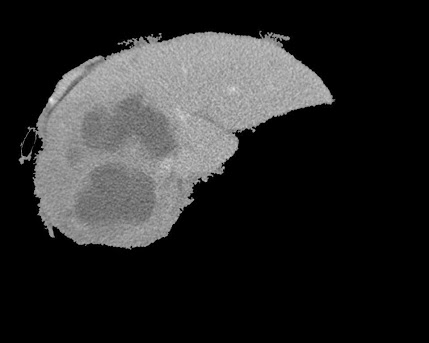
#> input picture Thammu/liver.jpg, 429 x 343 px
$ python daaa.py
#> lines starting #> are read from the running program, lines starting #| are printed output that depends on the picture; after the words box and inside, x2 and y2 are one past the last pixel; in counts of white or black regions, pixels touching at a corner belong together
import cv2
import numpy as np
from matplotlib import pyplot as plt

img = cv2.imread('liver.jpg',0)
#> img is the input picture: shape (343, 429); min 0, max 235, mean 41
edges = cv2.Canny(img,100,200)
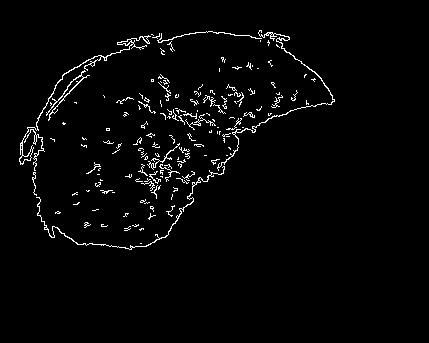
#> edges: shape (343, 429); 2.5% white in thin lines or dots, all inside (x1, y1, x2, y2) = (19, 30, 335, 250)

# kk = cv2.watershed(img)


ret,thresh = cv2.threshold(img,127,255,0)
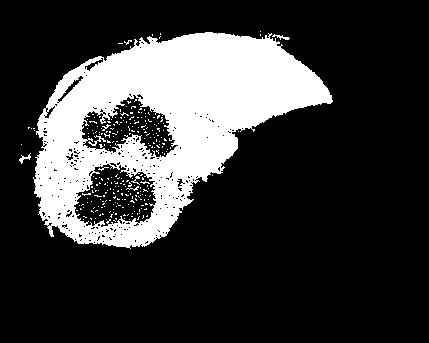
#> thresh: shape (343, 429); 22.3% white; 263 white regions (256 under 20 px)
contours,hierarchy = cv2.findContours(thresh, cv2.RETR_TREE,cv2.CHAIN_APPROX_NONE)
#> contours = 535 contours, 521 with area under 20; largest, box (x1, y1, x2, y2) and area: (33, 32, 333, 249) 38876, (73, 163, 157, 228) 3733, (81, 94, 179, 158) 3427, (57, 75, 84, 103) 141, (84, 57, 104, 72) 88
# print hierarchy
cnt = contours[4]
#> cnt = [[34, 130]]

# print hierarchy
x,y,w,h = cv2.boundingRect(cnt)
#> x = 34; y = 130; w = 1; h = 1
# img = cv2.rectangle(img,(x,y),(x+w,y+h),(0,255,0),2)

M = cv2.moments(cnt)
#> M = moments, m00 0
# print M
x,y,w,h = cv2.boundingRect(cnt)
# print x,y,w,h
# img1 = cv2.drawContours(img,(x,y),(x+w,y+h),(0,255,0),3)

cv2.drawContours(img, contours, 55, (0,255,0), 3)
#> img: shape (343, 429); 0.03% of pixels changed, all inside (x1, y1, x2, y2) = (111, 226, 119, 235)
# print type(img1)
cv2.imshow("contour",img)
cv2.waitKey()

# [6 lines of commented-out code are left out]

$ run again, with Thammu/dddd.jpg copied over Thammu/liver.jpg
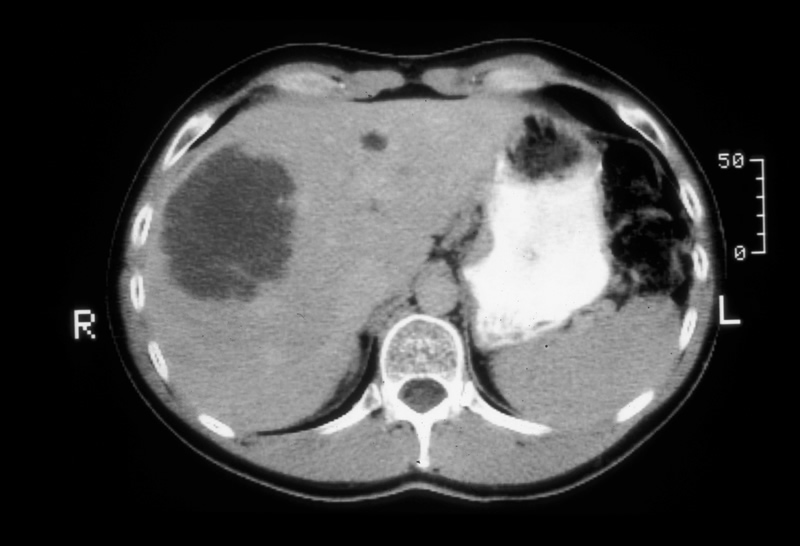
#> input picture Thammu/dddd.jpg, 800 x 546 px
#> img is the input picture: shape (546, 800); min 0, max 250, mean 71.7
#> `edges = cv2.Canny(img,100,200)`:
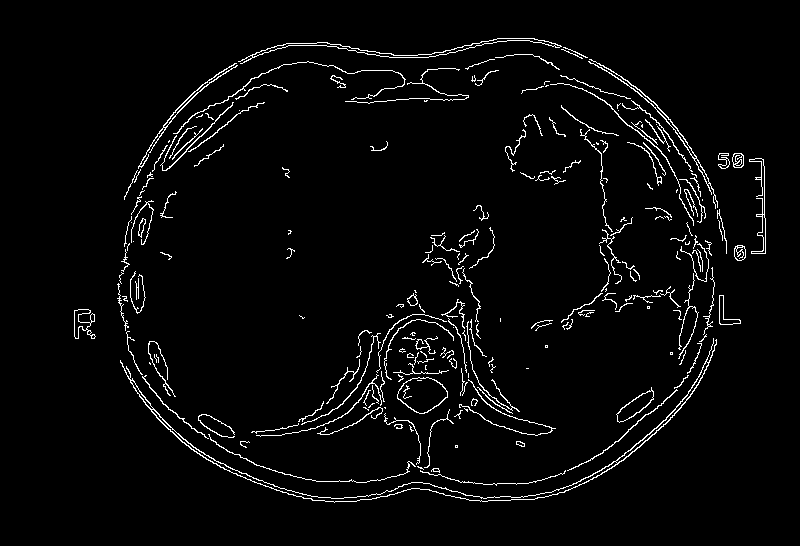
#> edges: shape (546, 800); 3.3% white in thin lines or dots, all inside (x1, y1, x2, y2) = (74, 38, 766, 503)
#> `ret,thresh = cv2.threshold(img,127,255,0)`:
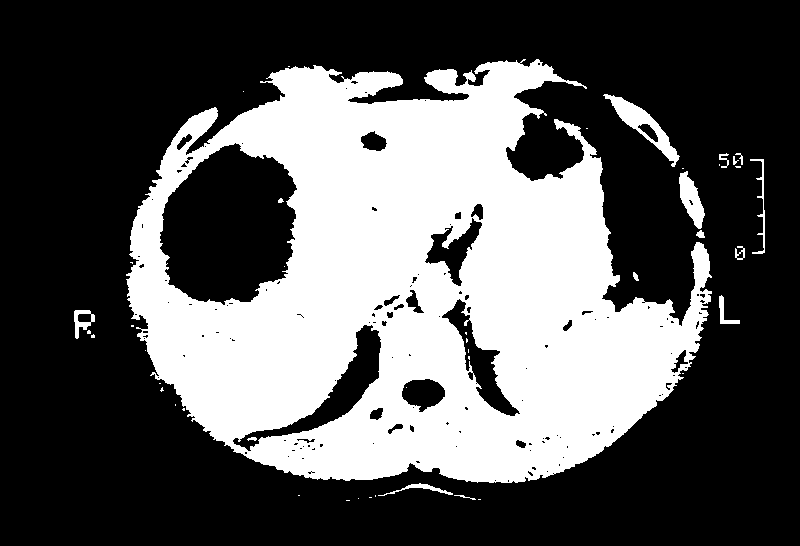
#> thresh: shape (546, 800); 34.9% white; 44 white regions (28 under 20 px)
#> contours = 189 contours, 143 with area under 20; largest, box (x1, y1, x2, y2) and area: (126, 59, 712, 483) 173926, (159, 142, 298, 306) 16724, (232, 324, 382, 452) 3838, (441, 298, 521, 417) 2412, (424, 217, 483, 287) 1557
#> cnt = contour of 42 points, box (x1, y1, x2, y2) (454, 495, 476, 500), area 9
#> x = 454; y = 495; w = 22; h = 5
#> M = moments, m00 9, centre m10/m00, m01/m00 = (465.8, 496.7)
#> img: shape (546, 800); 0.01% of pixels changed, all inside (x1, y1, x2, y2) = (527, 447, 534, 454)

$ run again, with Thammu/dumbo.png saved as Thammu/liver.jpg
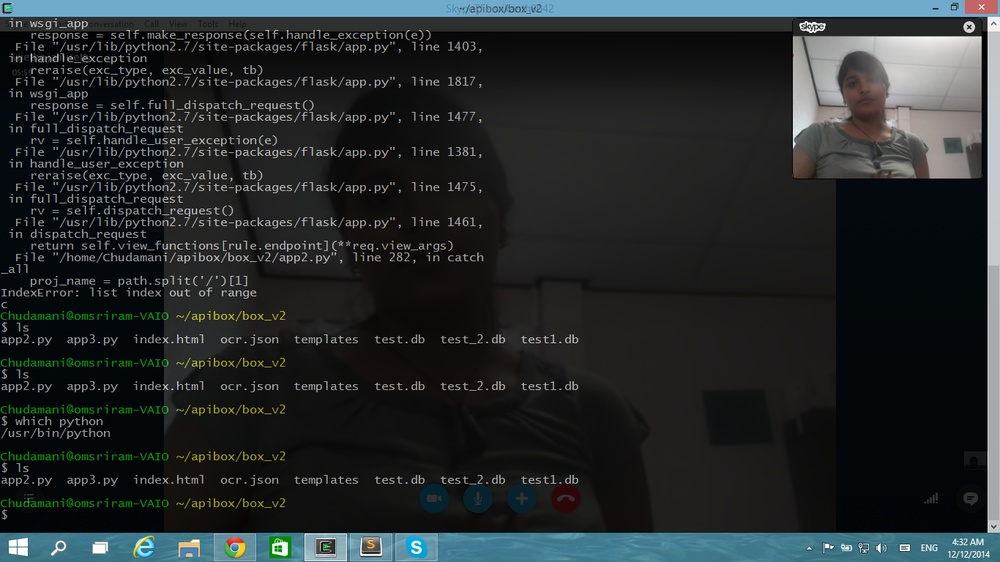
#> input picture Thammu/dumbo.png, 1000 x 562 px, shrunk from 1366 x 768 before the run
#> `edges = cv2.Canny(img,100,200)`:
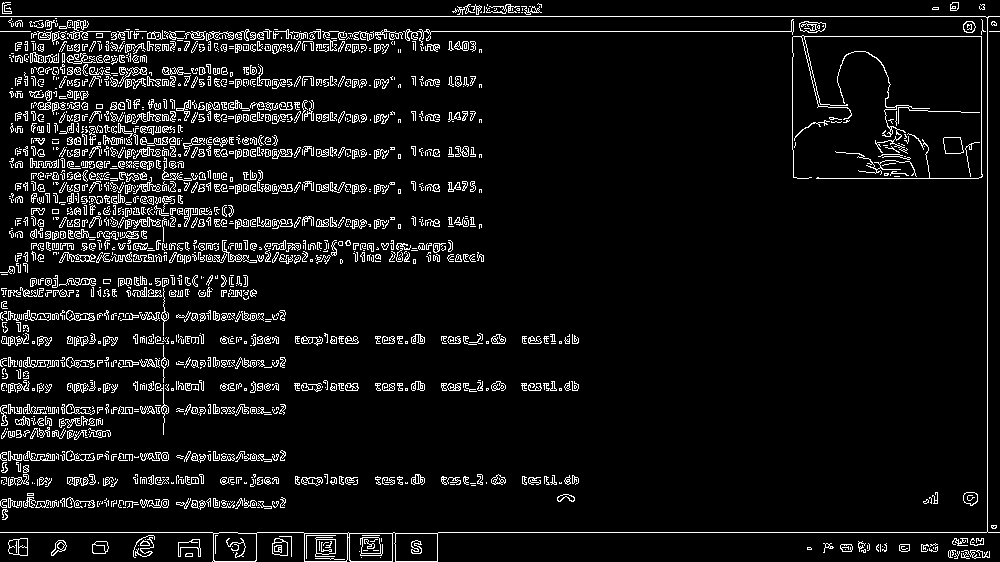
#> edges: shape (562, 1000); 7.3% white in thin lines or dots
#> `ret,thresh = cv2.threshold(img,127,255,0)`:
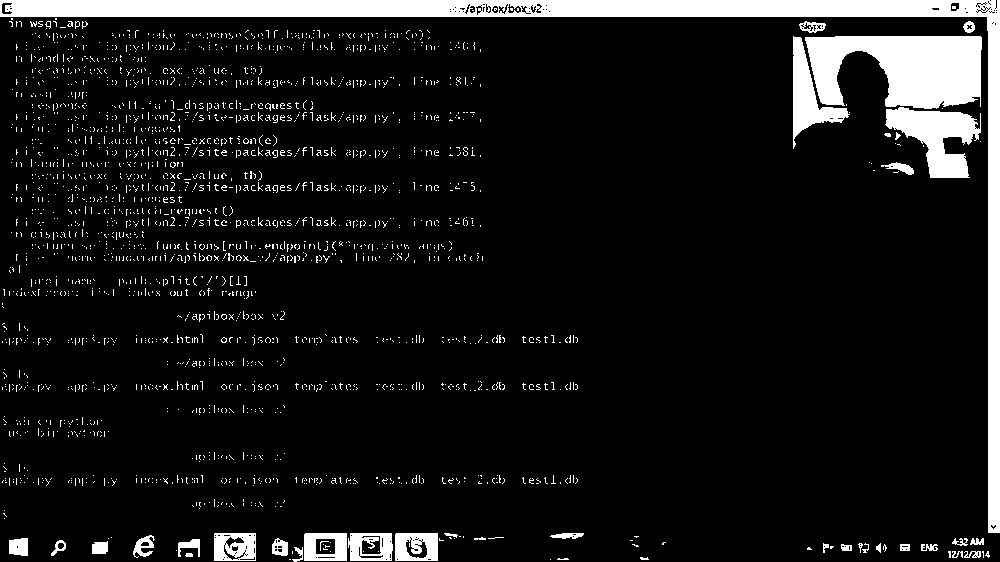
#> thresh: shape (562, 1000); 9.5% white; 2443 white regions (2402 under 20 px)
#> contours = 2635 contours, 2578 with area under 20; largest, box (x1, y1, x2, y2) and area: (0, 0, 1000, 533) 21659, (805, 36, 982, 109) 9100, (885, 107, 981, 178) 3356, (793, 36, 850, 149) 2024, (395, 533, 438, 561) 1134
#> cnt = contour of 17 points, box (x1, y1, x2, y2) (185, 553, 193, 557), area 18
#> x = 185; y = 553; w = 8; h = 4
#> M = moments, m00 18.5, centre m10/m00, m01/m00 = (188.7, 554.6)
